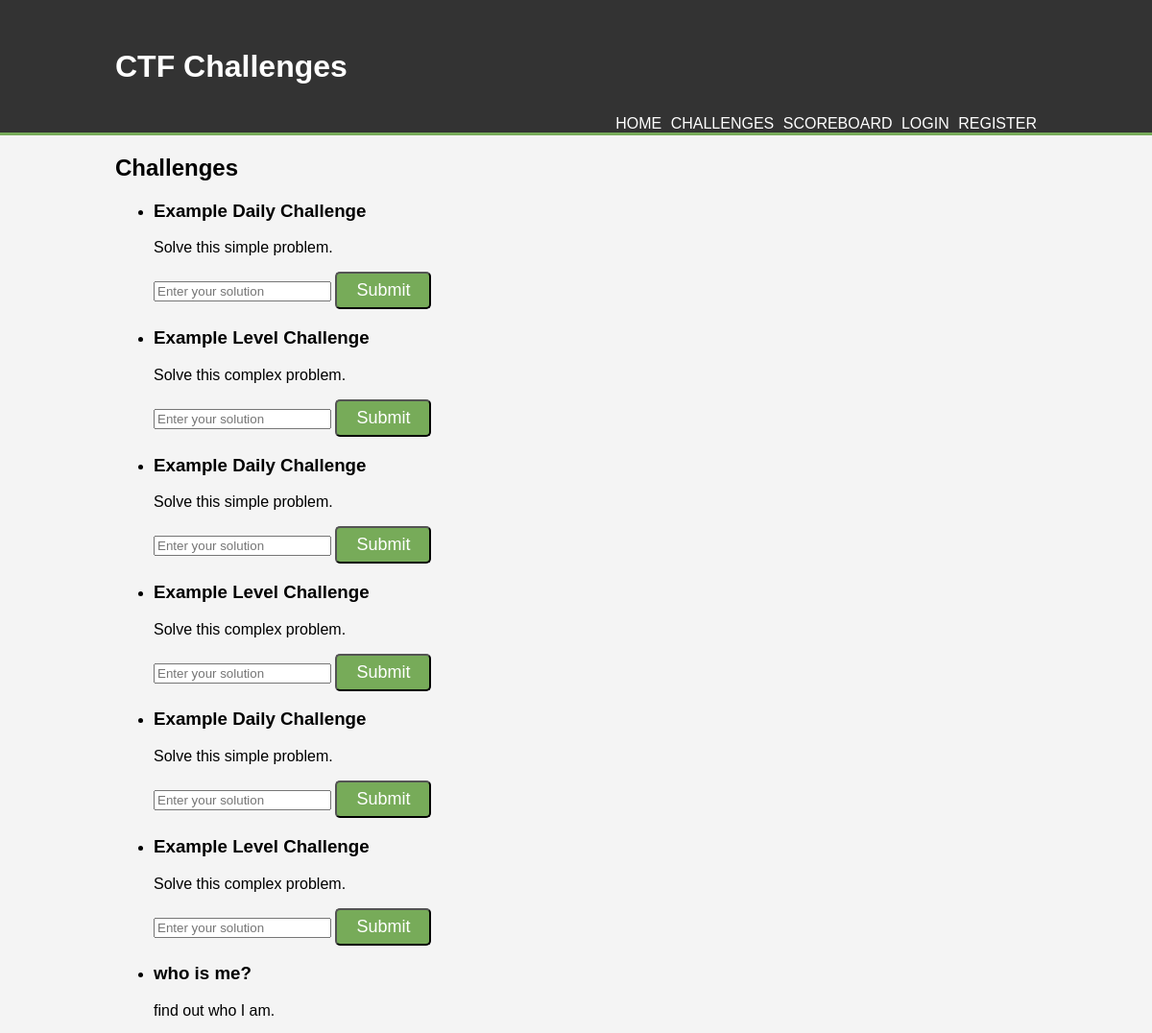
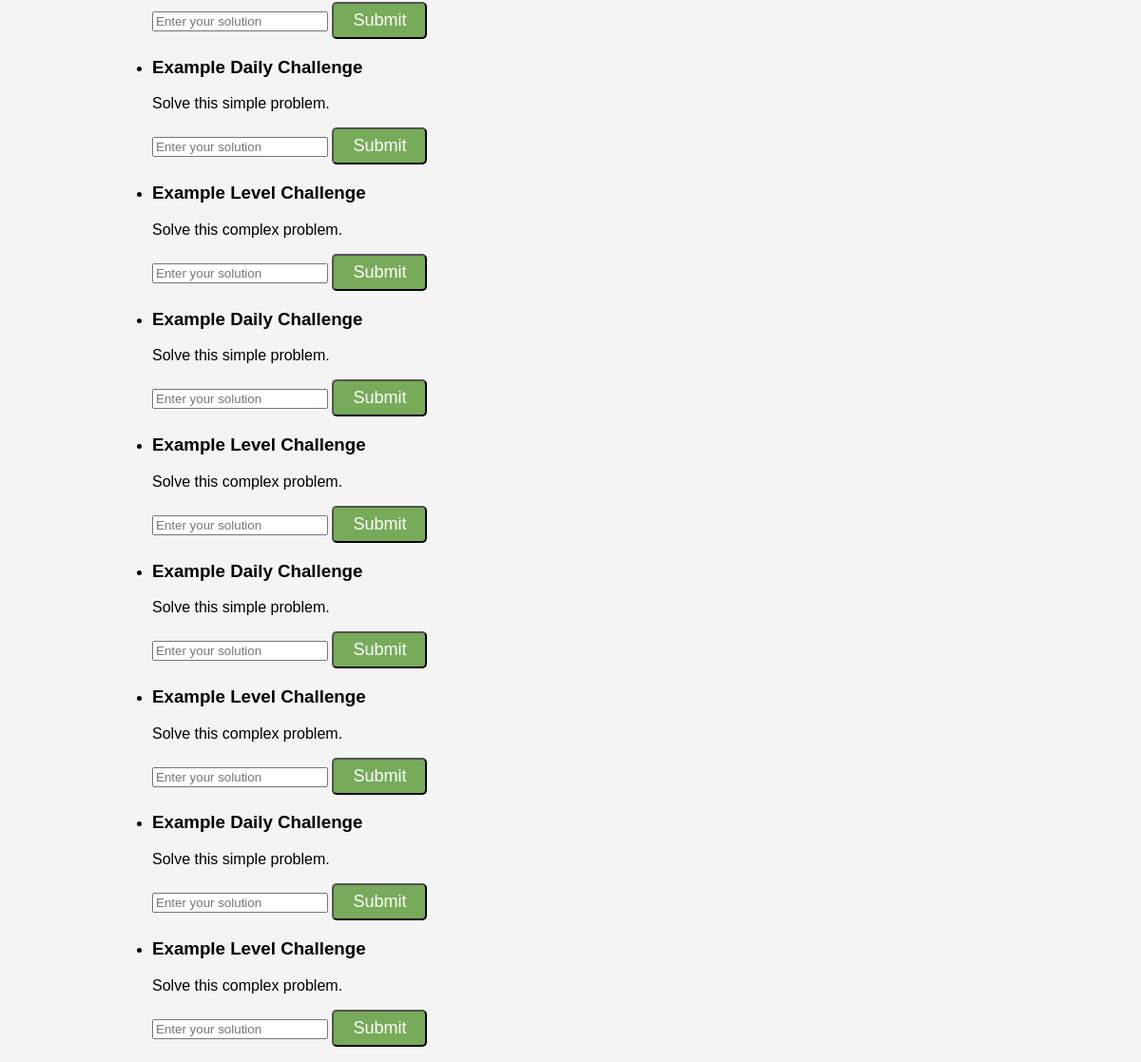
/challenges, run on the app's committed database (2 pictures, top to bottom).
### tables this page shows
CREATE TABLE challenges (
        id INTEGER PRIMARY KEY AUTOINCREMENT,
        title TEXT NOT NULL,
        description TEXT NOT NULL,
        solution TEXT NOT NULL,
        type TEXT NOT NULL,
        points INTEGER NOT NULL
    );

### app.py (the view)
@app.route("/challenges")
def challenges():
    conn = get_db_connection()
    challenges = conn.execute("SELECT * FROM challenges").fetchall()
    conn.close()
    return render_template("challenges.html", challenges=challenges)

### app.py (called while the page is built)
def get_db_connection():
    conn = sqlite3.connect("/var/www/html/CTFSystem/data/ctf.db")
    conn.row_factory = sqlite3.Row
    return conn

### templates/challenges.html (shortened to what this page needs)
<!DOCTYPE html>
<html lang="en">
<head>
    <link rel="stylesheet" href="/static/styles.css">
</head>
<body>
    <header>
        <div class="container">
            <h1>CTF Challenges</h1>
            <nav>
                <ul>
                    <li><a href="/">Home</a></li>
                    <li><a href="/challenges">Challenges</a></li>
                    <li><a href="/scoreboard">Scoreboard</a></li>
                    <li><a href="/login">Login</a></li>
                    <li><a href="/register">Register</a></li>
                </ul>
            </nav>
        </div>
    </header>
    <div class="container">
        <h2>Challenges</h2>
        <ul>
            {% for challenge in challenges %}
            <li>
                <h3>{{ challenge.title }}</h3>
                <p>{{ challenge.description }}</p>
                <form action="/submit_challenge" method="POST">
                    <input type="text" name="solution" placeholder="Enter your solution">
                    <button type="submit">Submit</button>
                </form>
            </li>
            {% endfor %}
        </ul>
    </div>
</body>
</html>

### static/styles.css (style rules this page uses)
body { font-family: Arial, sans-serif; background-color: #f4f4f4; margin: 0; padding: 0; }
.container { width: 80%; margin: auto; overflow: hidden; }
header { background: #333; color: #fff; padding-top: 30px; min-height: 70px; border-bottom: #77ab59 3px solid; }
header a { color: #fff; text-decoration: none; text-transform: uppercase; font-size: 16px; }
nav { float: right; margin-top: 10px; }
nav ul { margin: 0; padding: 0; list-style: none; }
nav ul li { display: inline; margin-left: 5px; }
button { display: inline-block; background: #77ab59; color: #fff; padding: 7px 20px; border-radius: 5px; text-decoration: none; font-size: 18px; }

### data on the page
challenges: title "Example Daily Challenge", description "Solve this simple problem."
challenges: title "Example Level Challenge", description "Solve this complex problem."
challenges: title "Example Daily Challenge", description "Solve this simple problem."
challenges: title "Example Level Challenge", description "Solve this complex problem."
challenges: title "Example Daily Challenge", description "Solve this simple problem."
challenges: title "Example Level Challenge", description "Solve this complex problem."
challenges: title "who is me?", description "find out who I am."
challenges: title "Example Daily Challenge", description "Solve this simple problem."
challenges: title "Example Level Challenge", description "Solve this complex problem."
challenges: title "Example Daily Challenge", description "Solve this simple problem."
challenges: title "Example Level Challenge", description "Solve this complex problem."
challenges: title "Example Daily Challenge", description "Solve this simple problem."
challenges: title "Example Level Challenge", description "Solve this complex problem."
challenges: title "Example Daily Challenge", description "Solve this simple problem."
challenges: title "Example Level Challenge", description "Solve this complex problem."
